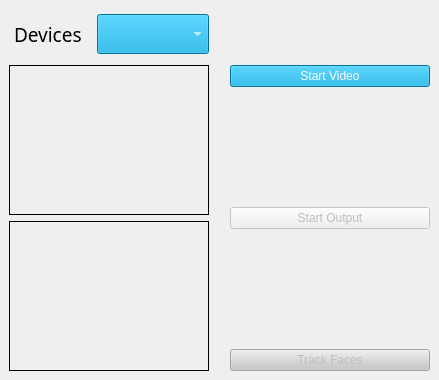
            <widget class="QWidget" name="bodyLeft" native="true">
             <property name="sizePolicy">
              <sizepolicy hsizetype="Expanding" vsizetype="Expanding">
               <horstretch>5</horstretch>
               <verstretch>0</verstretch>
              </sizepolicy>
             </property>
             <layout class="QGridLayout" name="gridLayout">
              <property name="leftMargin">
               <number>9</number>
              </property>
              <property name="topMargin">
               <number>9</number>
              </property>
              <property name="rightMargin">
               <number>9</number>
              </property>
              <property name="bottomMargin">
               <number>9</number>
              </property>
              <property name="horizontalSpacing">
               <number>6</number>
              </property>
              <item row="0" column="0">
               <widget class="QWidget" name="devices_widget" native="true">
                <property name="minimumSize">
                 <size>
                  <width>0</width>
                  <height>0</height>
                 </size>
                </property>
                <layout class="QHBoxLayout" name="horizontalLayout_devices_widget">
                 <property name="spacing">
                  <number>0</number>
                 </property>
                 <property name="leftMargin">
                  <number>5</number>
                 </property>
                 <property name="topMargin">
                  <number>5</number>
                 </property>
                 <property name="rightMargin">
                  <number>0</number>
                 </property>
                 <property name="bottomMargin">
                  <number>5</number>
                 </property>
                 <item>
                  <widget class="QLabel" name="devices_label">
                   <property name="minimumSize">
                    <size>
                     <width>0</width>
                     <height>40</height>
                    </size>
                   </property>
                   <property name="font">
                    <font>
                     <family>Segoe UI Semibold</family>
                     <pointsize>14</pointsize>
                     <weight>7</weight>
                     <italic>false</italic>
                     <bold>false</bold>
                    </font>
                   </property>
                   <property name="text">
                    <string>Devices   </string>
                   </property>
                  </widget>
                 </item>
                 <item>
                  <widget class="QComboBox" name="devices_comboBox">
                   <property name="enabled">
                    <bool>true</bool>
                   </property>
                   <property name="sizePolicy">
                    <sizepolicy hsizetype="Expanding" vsizetype="Fixed">
                     <horstretch>0</horstretch>
                     <verstretch>0</verstretch>
                    </sizepolicy>
                   </property>
                   <property name="minimumSize">
                    <size>
                     <width>100</width>
                     <height>40</height>
                    </size>
                   </property>
                   <property name="palette">
                    <palette>
                     <active>
                      <colorrole role="WindowText">
                       <brush brushstyle="SolidPattern">
                        <color alpha="255">
                         <red>255</red>
                         <green>255</green>
                         <blue>255</blue>
                        </color>
                       </brush>
                      </colorrole>
                      <colorrole role="Button">
                       <brush brushstyle="SolidPattern">
                        <color alpha="255">
                         <red>0</red>
                         <green>161</green>
                         <blue>216</blue>
                        </color>
                       </brush>
                      </colorrole>
                      <colorrole role="Light">
                       <brush brushstyle="SolidPattern">
                        <color alpha="255">
                         <red>213</red>
                         <green>255</green>
                         <blue>127</blue>
                        </color>
                       </brush>
                      </colorrole>
                      <colorrole role="Midlight">
                       <brush brushstyle="SolidPattern">
                        <color alpha="255">
                         <red>191</red>
                         <green>255</green>
                         <blue>63</blue>
                        </color>
                       </brush>
                      </colorrole>
                      <colorrole role="Dark">
                       <brush brushstyle="SolidPattern">
                        <color alpha="255">
                         <red>85</red>
                         <green>127</green>
                         <blue>0</blue>
                        </color>
                       </brush>
                      </colorrole>
                      <colorrole role="Mid">
                       <brush brushstyle="SolidPattern">
                        <color alpha="255">
                         <red>113</red>
                         <green>170</green>
                         <blue>0</blue>
                        </color>
                       </brush>
                      </colorrole>
                      <colorrole role="Text">
                       <brush brushstyle="SolidPattern">
                        <color alpha="255">
                         <red>255</red>
                         <green>255</green>
                         <blue>255</blue>
                        </color>
                       </brush>
                      </colorrole>
                      <colorrole role="BrightText">
                       <brush brushstyle="SolidPattern">
                        <color alpha="255">
                         <red>255</red>
                         <green>255</green>
                         <blue>255</blue>
                        </color>
                       </brush>
                      </colorrole>
                      <colorrole role="ButtonText">
                       <brush brushstyle="SolidPattern">
                        <color alpha="255">
                         <red>255</red>
                         <green>255</green>
                         <blue>255</blue>
                        </color>
                       </brush>
                      </colorrole>
                      <colorrole role="Base">
                       <brush brushstyle="SolidPattern">
                        <color alpha="255">
                         <red>0</red>
                         <green>161</green>
                         <blue>216</blue>
                        </color>
                       </brush>
                      </colorrole>
                      <colorrole role="Window">
                       <brush brushstyle="SolidPattern">
                        <color alpha="255">
                         <red>0</red>
                         <green>161</green>
                         <blue>216</blue>
                        </color>
                       </brush>
                      </colorrole>
                      <colorrole role="Shadow">
                       <brush brushstyle="SolidPattern">
                        <color alpha="255">
                         <red>0</red>
                         <green>0</green>
                         <blue>0</blue>
                        </color>
                       </brush>
                      </colorrole>
                      <colorrole role="AlternateBase">
                       <brush brushstyle="SolidPattern">
                        <color alpha="255">
                         <red>212</red>
                         <green>255</green>
                         <blue>127</blue>
                        </color>
                       </brush>
                      </colorrole>
                      <colorrole role="ToolTipBase">
                       <brush brushstyle="SolidPattern">
                        <color alpha="255">
                         <red>255</red>
                         <green>255</green>
                         <blue>220</blue>
                        </color>
                       </brush>
                      </colorrole>
                      <colorrole role="ToolTipText">
                       <brush brushstyle="SolidPattern">
                        <color alpha="255">
                         <red>0</red>
                         <green>0</green>
                         <blue>0</blue>
                        </color>
                       </brush>
                      </colorrole>
                     </active>
                     <inactive>
                      <colorrole role="WindowText">
                       <brush brushstyle="SolidPattern">
                        <color alpha="255">
                         <red>255</red>
                         <green>255</green>
                         <blue>255</blue>
                        </color>
                       </brush>
                      </colorrole>
                      <colorrole role="Button">
                       <brush brushstyle="SolidPattern">
                        <color alpha="255">
                         <red>0</red>
                         <green>161</green>
                         <blue>216</blue>
                        </color>
                       </brush>
                      </colorrole>
                      <colorrole role="Light">
                       <brush brushstyle="SolidPattern">
                        <color alpha="255">
                         <red>213</red>
                         <green>255</green>
                         <blue>127</blue>
                        </color>
                       </brush>
                      </colorrole>
                      <colorrole role="Midlight">
                       <brush brushstyle="SolidPattern">
                        <color alpha="255">
                         <red>191</red>
                         <green>255</green>
                         <blue>63</blue>
                        </color>
                       </brush>
                      </colorrole>
                      <colorrole role="Dark">
                       <brush brushstyle="SolidPattern">
                        <color alpha="255">
                         <red>85</red>
                         <green>127</green>
                         <blue>0</blue>
                        </color>
                       </brush>
                      </colorrole>
                      <colorrole role="Mid">
                       <brush brushstyle="SolidPattern">
                        <color alpha="255">
                         <red>113</red>
                         <green>170</green>
                         <blue>0</blue>
                        </color>
                       </brush>
                      </colorrole>
                      <colorrole role="Text">
                       <brush brushstyle="SolidPattern">
                        <color alpha="255">
                         <red>255</red>
                         <green>255</green>
                         <blue>255</blue>
                        </color>
                       </brush>
                      </colorrole>
                      <colorrole role="BrightText">
                       <brush brushstyle="SolidPattern">
                        <color alpha="255">
                         <red>255</red>
                         <green>255</green>
                         <blue>255</blue>
                        </color>
                       </brush>
                      </colorrole>
                      <colorrole role="ButtonText">
                       <brush brushstyle="SolidPattern">
                        <color alpha="255">
                         <red>255</red>
                         <green>255</green>
                         <blue>255</blue>
                        </color>
                       </brush>
                      </colorrole>
                      <colorrole role="Base">
                       <brush brushstyle="SolidPattern">
                        <color alpha="255">
                         <red>0</red>
                         <green>161</green>
                         <blue>216</blue>
                        </color>
                       </brush>
                      </colorrole>
                      <colorrole role="Window">
                       <brush brushstyle="SolidPattern">
                        <color alpha="255">
                         <red>0</red>
                         <green>161</green>
                         <blue>216</blue>
                        </color>
                       </brush>
                      </colorrole>
                      <colorrole role="Shadow">
                       <brush brushstyle="SolidPattern">
                        <color alpha="255">
                         <red>0</red>
                         <green>0</green>
                         <blue>0</blue>
                        </color>
                       </brush>
                      </colorrole>
                      <colorrole role="AlternateBase">
                       <brush brushstyle="SolidPattern">
                        <color alpha="255">
                         <red>212</red>
                         <green>255</green>
                         <blue>127</blue>
                        </color>
                       </brush>
                      </colorrole>
                      <colorrole role="ToolTipBase">
                       <brush brushstyle="SolidPattern">
                        <color alpha="255">
                         <red>255</red>
                         <green>255</green>
                         <blue>220</blue>
                        </color>
                       </brush>
                      </colorrole>
                      <colorrole role="ToolTipText">
                       <brush brushstyle="SolidPattern">
                        <color alpha="255">
                         <red>0</red>
                         <green>0</green>
                         <blue>0</blue>
                        </color>
                       </brush>
                      </colorrole>
                     </inactive>
                     <disabled>
                      <colorrole role="WindowText">
                       <brush brushstyle="SolidPattern">
                        <color alpha="255">
                         <red>255</red>
                         <green>255</green>
                         <blue>255</blue>
                        </color>
                       </brush>
                      </colorrole>
                      <colorrole role="Button">
                       <brush brushstyle="SolidPattern">
                        <color alpha="255">
                         <red>200</red>
                         <green>200</green>
                         <blue>200</blue>
                        </color>
                       </brush>
                      </colorrole>
                      <colorrole role="Light">
                       <brush brushstyle="SolidPattern">
                        <color alpha="255">
                         <red>213</red>
                         <green>255</green>
                         <blue>127</blue>
                        </color>
                       </brush>
                      </colorrole>
                      <colorrole role="Midlight">
                       <brush brushstyle="SolidPattern">
                        <color alpha="255">
                         <red>191</red>
                         <green>255</green>
                         <blue>63</blue>
                        </color>
                       </brush>
                      </colorrole>
                      <colorrole role="Dark">
                       <brush brushstyle="SolidPattern">
                        <color alpha="255">
                         <red>85</red>
                         <green>127</green>
                         <blue>0</blue>
                        </color>
                       </brush>
                      </colorrole>
                      <colorrole role="Mid">
                       <brush brushstyle="SolidPattern">
                        <color alpha="255">
                         <red>113</red>
                         <green>170</green>
                         <blue>0</blue>
                        </color>
                       </brush>
                      </colorrole>
                      <colorrole role="Text">
                       <brush brushstyle="SolidPattern">
                        <color alpha="255">
                         <red>255</red>
                         <green>255</green>
                         <blue>255</blue>
                        </color>
                       </brush>
                      </colorrole>
                      <colorrole role="BrightText">
                       <brush brushstyle="SolidPattern">
                        <color alpha="255">
                         <red>255</red>
                         <green>255</green>
                         <blue>255</blue>
                        </color>
                       </brush>
                      </colorrole>
                      <colorrole role="ButtonText">
                       <brush brushstyle="SolidPattern">
                        <color alpha="255">
                         <red>255</red>
                         <green>255</green>
                         <blue>255</blue>
                        </color>
                       </brush>
                      </colorrole>
                      <colorrole role="Base">
                       <brush brushstyle="SolidPattern">
                        <color alpha="255">
                         <red>200</red>
                         <green>200</green>
                         <blue>200</blue>
                        </color>
                       </brush>
                      </colorrole>
                      <colorrole role="Window">
                       <brush brushstyle="SolidPattern">
                        <color alpha="255">
                         <red>200</red>
                         <green>200</green>
                         <blue>200</blue>
                        </color>
                       </brush>
                      </colorrole>
                      <colorrole role="Shadow">
                       <brush brushstyle="SolidPattern">
                        <color alpha="255">
                         <red>0</red>
                         <green>0</green>
                         <blue>0</blue>
                        </color>
                       </brush>
                      </colorrole>
                      <colorrole role="AlternateBase">
                       <brush brushstyle="SolidPattern">
                        <color alpha="255">
                         <red>170</red>
                         <green>255</green>
                         <blue>0</blue>
                        </color>
                       </brush>
                      </colorrole>
                      <colorrole role="ToolTipBase">
                       <brush brushstyle="SolidPattern">
                        <color alpha="255">
                         <red>255</red>
                         <green>255</green>
                         <blue>220</blue>
                        </color>
                       </brush>
                      </colorrole>
                      <colorrole role="ToolTipText">
                       <brush brushstyle="SolidPattern">
                        <color alpha="255">
                         <red>0</red>
                         <green>0</green>
                         <blue>0</blue>
                        </color>
                       </brush>
                      </colorrole>
                     </disabled>
                    </palette>
                   </property>
                   <property name="styleSheet">
                    <string notr="true"/>
                   </property>
                  </widget>
                 </item>
                </layout>
               </widget>
              </item>
              <item row="1" column="0">
               <widget class="QWidget" name="widget_raw_frame" native="true">
                <property name="sizePolicy">
                 <sizepolicy hsizetype="Expanding" vsizetype="Expanding">
                  <horstretch>5</horstretch>
                  <verstretch>1</verstretch>
                 </sizepolicy>
                </property>
                <property name="minimumSize">
                 <size>
                  <width>200</width>
                  <height>150</height>
                 </size>
                </property>
                <property name="acceptDrops">
                 <bool>true</bool>
                </property>
                <property name="styleSheet">
                 <string notr="true">background: transparent;
border: 1px solid black;</string>
                </property>
               </widget>
              </item>
              <item row="1" column="1" rowspan="2">
               <widget class="QWidget" name="buttons_widget" native="true">
                <property name="sizePolicy">
                 <sizepolicy hsizetype="Expanding" vsizetype="Expanding">
                  <horstretch>0</horstretch>
                  <verstretch>0</verstretch>
                 </sizepolicy>
                </property>
                <layout class="QVBoxLayout" name="verticalLayout_2">
                 <property name="leftMargin">
                  <number>15</number>
                 </property>
                 <property name="topMargin">
                  <number>0</number>
                 </property>
                 <property name="rightMargin">
                  <number>0</number>
                 </property>
                 <property name="bottomMargin">
                  <number>0</number>
                 </property>
                 <item>
                  <widget class="QPushButton" name="btn_startFeedLeft">
                   <property name="sizePolicy">
                    <sizepolicy hsizetype="Expanding" vsizetype="Fixed">
                     <horstretch>1</horstretch>
                     <verstretch>0</verstretch>
                    </sizepolicy>
                   </property>
                   <property name="minimumSize">
                    <size>
                     <width>200</width>
                     <height>0</height>
                    </size>
                   </property>
                   <property name="palette">
                    <palette>
                     <active>
                      <colorrole role="WindowText">
                       <brush brushstyle="SolidPattern">
                        <color alpha="255">
                         <red>255</red>
                         <green>255</green>
                         <blue>255</blue>
                        </color>
                       </brush>
                      </colorrole>
                      <colorrole role="Button">
                       <brush brushstyle="SolidPattern">
                        <color alpha="255">
                         <red>0</red>
                         <green>161</green>
                         <blue>216</blue>
                        </color>
                       </brush>
                      </colorrole>
                      <colorrole role="Text">
                       <brush brushstyle="SolidPattern">
                        <color alpha="255">
                         <red>255</red>
                         <green>255</green>
                         <blue>255</blue>
                        </color>
                       </brush>
                      </colorrole>
                      <colorrole role="ButtonText">
                       <brush brushstyle="SolidPattern">
                        <color alpha="255">
                         <red>255</red>
                         <green>255</green>
                         <blue>255</blue>
                        </color>
                       </brush>
                      </colorrole>
                      <colorrole role="Base">
                       <brush brushstyle="SolidPattern">
                        <color alpha="255">
                         <red>0</red>
                         <green>161</green>
                         <blue>216</blue>
                        </color>
                       </brush>
                      </colorrole>
                      <colorrole role="Window">
                       <brush brushstyle="SolidPattern">
                        <color alpha="255">
                         <red>0</red>
                         <green>161</green>
                         <blue>216</blue>
                        </color>
                       </brush>
                      </colorrole>
                     </active>
                     <inactive>
                      <colorrole role="WindowText">
                       <brush brushstyle="SolidPattern">
                        <color alpha="255">
                         <red>255</red>
                         <green>255</green>
                         <blue>255</blue>
                        </color>
                       </brush>
                      </colorrole>
                      <colorrole role="Button">
                       <brush brushstyle="SolidPattern">
                        <color alpha="255">
                         <red>0</red>
                         <green>161</green>
                         <blue>216</blue>
                        </color>
                       </brush>
                      </colorrole>
                      <colorrole role="Text">
                       <brush brushstyle="SolidPattern">
                        <color alpha="255">
                         <red>255</red>
                         <green>255</green>
                         <blue>255</blue>
                        </color>
                       </brush>
                      </colorrole>
                      <colorrole role="ButtonText">
                       <brush brushstyle="SolidPattern">
                        <color alpha="255">
                         <red>255</red>
                         <green>255</green>
                         <blue>255</blue>
                        </color>
                       </brush>
                      </colorrole>
                      <colorrole role="Base">
                       <brush brushstyle="SolidPattern">
                        <color alpha="255">
                         <red>0</red>
                         <green>161</green>
                         <blue>216</blue>
                        </color>
                       </brush>
                      </colorrole>
                      <colorrole role="Window">
                       <brush brushstyle="SolidPattern">
                        <color alpha="255">
                         <red>0</red>
                         <green>161</green>
                         <blue>216</blue>
                        </color>
                       </brush>
                      </colorrole>
                     </inactive>
                     <disabled>
                      <colorrole role="WindowText">
                       <brush brushstyle="SolidPattern">
                        <color alpha="255">
                         <red>255</red>
                         <green>255</green>
                         <blue>255</blue>
                        </color>
                       </brush>
                      </colorrole>
                      <colorrole role="Button">
                       <brush brushstyle="SolidPattern">
                        <color alpha="255">
                         <red>200</red>
                         <green>200</green>
                         <blue>200</blue>
                        </color>
                       </brush>
                      </colorrole>
                      <colorrole role="Text">
                       <brush brushstyle="SolidPattern">
                        <color alpha="255">
                         <red>255</red>
                         <green>255</green>
                         <blue>255</blue>
                        </color>
                       </brush>
                      </colorrole>
                      <colorrole role="ButtonText">
                       <brush brushstyle="SolidPattern">
                        <color alpha="255">
                         <red>255</red>
                         <green>255</green>
                         <blue>255</blue>
                        </color>
                       </brush>
                      </colorrole>
                      <colorrole role="Base">
                       <brush brushstyle="SolidPattern">
                        <color alpha="255">
                         <red>200</red>
                         <green>200</green>
                         <blue>200</blue>
                        </color>
                       </brush>
                      </colorrole>
                      <colorrole role="Window">
                       <brush brushstyle="SolidPattern">
                        <color alpha="255">
                         <red>200</red>
                         <green>200</green>
                         <blue>200</blue>
                        </color>
                       </brush>
                      </colorrole>
                     </disabled>
                    </palette>
                   </property>
                   <property name="text">
                    <string>Start Video</string>
                   </property>
                  </widget>
                 </item>
                 <item>
                  <spacer name="verticalSpacer">
                   <property name="orientation">
                    <enum>Qt::Vertical</enum>
                   </property>
                   <property name="sizeHint" stdset="0">
                    <size>
                     <width>20</width>
                     <height>40</height>
                    </size>
                   </property>
                  </spacer>
                 </item>
                 <item>
                  <widget class="QPushButton" name="outputButton">
                   <property name="enabled">
                    <bool>false</bool>
                   </property>
                   <property name="styleSheet">
                    <string notr="true">QPushButton:checked { background-color: rgb(255, 30, 30)}

QPushButton:checked:hover { background-color: rgb(255, 60, 60)}</string>
                   </property>
                   <property name="text">
                    <string>Start Output</string>
                   </property>
                   <property name="checkable">
                    <bool>true</bool>
                   </property>
                  </widget>
                 </item>
                 <item>
                  <spacer name="verticalSpacer_2">
                   <property name="orientation">
                    <enum>Qt::Vertical</enum>
                   </property>
                   <property name="sizeHint" stdset="0">
                    <size>
                     <width>20</width>
                     <height>40</height>
                    </size>
                   </property>
                  </spacer>
                 </item>
                 <item>
                  <widget class="QWidget" name="btn_startEffectLeft_Container" native="true">
                   <layout class="QGridLayout" name="gridLayout_2">
                    <property name="leftMargin">
                     <number>0</number>
                    </property>
                    <property name="topMargin">
                     <number>0</number>
                    </property>
                    <property name="rightMargin">
                     <number>0</number>
                    </property>
                    <property name="bottomMargin">
                     <number>0</number>
                    </property>
                    <property name="spacing">
                     <number>0</number>
                    </property>
                    <item row="0" column="0">
                     <widget class="QPushButton" name="btn_startEffectLeft">
                      <property name="enabled">
                       <bool>false</bool>
                      </property>
                      <property name="sizePolicy">
                       <sizepolicy hsizetype="Expanding" vsizetype="Fixed">
                        <horstretch>1</horstretch>
                        <verstretch>0</verstretch>
                       </sizepolicy>
                      </property>
                      <property name="minimumSize">
                       <size>
                        <width>200</width>
                        <height>0</height>
                       </size>
                      </property>
                      <property name="acceptDrops">
                       <bool>true</bool>
                      </property>
                      <property name="styleSheet">
                       <string notr="true">QPushButton:checked { background-color: rgb(255, 30, 30)}

QPushButton:checked:hover { background-color: rgb(255, 60, 60)}

QPushButton:!enabled { background-color: rgb(200, 200, 200)}</string>
                      </property>
                      <property name="text">
                       <string>Track Faces</string>
                      </property>
                      <property name="checkable">
                       <bool>true</bool>
                      </property>
                      <property name="checked">
                       <bool>false</bool>
                      </property>
                     </widget>
                    </item>
                   </layout>
                  </widget>
                 </item>
                </layout>
               </widget>
              </item>
              <item row="2" column="0">
               <widget class="QWidget" name="widget_composite_frame" native="true">
                <property name="sizePolicy">
                 <sizepolicy hsizetype="Expanding" vsizetype="Expanding">
                  <horstretch>5</horstretch>
                  <verstretch>1</verstretch>
                 </sizepolicy>
                </property>
                <property name="minimumSize">
                 <size>
                  <width>200</width>
                  <height>150</height>
                 </size>
                </property>
                <property name="acceptDrops">
                 <bool>true</bool>
                </property>
                <property name="styleSheet">
                 <string notr="true">background: transparent;
border: 1px solid black;</string>
                </property>
               </widget>
              </item>
             </layout>
            </widget>
